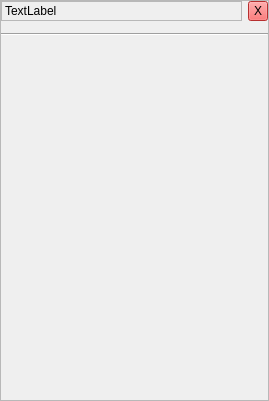
<?xml version="1.0" encoding="UTF-8"?>
<ui version="4.0">
 <class>ContentPanelClass</class>
 <widget class="QFrame" name="ContentPanelClass">
  <property name="geometry">
   <rect>
    <x>0</x>
    <y>0</y>
    <width>269</width>
    <height>401</height>
   </rect>
  </property>
  <property name="windowTitle">
   <string>Frame</string>
  </property>
  <property name="frameShape">
   <enum>QFrame::StyledPanel</enum>
  </property>
  <property name="frameShadow">
   <enum>QFrame::Raised</enum>
  </property>
  <layout class="QVBoxLayout" name="verticalLayout_2">
   <property name="margin">
    <number>0</number>
   </property>
   <item>
    <layout class="QHBoxLayout" name="headerLayout">
     <item>
      <widget class="QLabel" name="titleLabel">
       <property name="frameShape">
        <enum>QFrame::StyledPanel</enum>
       </property>
       <property name="frameShadow">
        <enum>QFrame::Plain</enum>
       </property>
       <property name="text">
        <string>TextLabel</string>
       </property>
      </widget>
     </item>
     <item>
      <widget class="QToolButton" name="closeButton">
       <property name="maximumSize">
        <size>
         <width>20</width>
         <height>20</height>
        </size>
       </property>
       <property name="palette">
        <palette>
         <active>
          <colorrole role="WindowText">
           <brush brushstyle="SolidPattern">
            <color alpha="255">
             <red>0</red>
             <green>0</green>
             <blue>0</blue>
            </color>
           </brush>
          </colorrole>
          <colorrole role="Button">
           <brush brushstyle="SolidPattern">
            <color alpha="255">
             <red>255</red>
             <green>66</green>
             <blue>66</blue>
            </color>
           </brush>
          </colorrole>
          <colorrole role="Light">
           <brush brushstyle="SolidPattern">
            <color alpha="255">
             <red>255</red>
             <green>194</green>
             <blue>194</blue>
            </color>
           </brush>
          </colorrole>
          <colorrole role="Midlight">
           <brush brushstyle="SolidPattern">
            <color alpha="255">
             <red>255</red>
             <green>130</green>
             <blue>130</blue>
            </color>
           </brush>
          </colorrole>
          <colorrole role="Dark">
           <brush brushstyle="SolidPattern">
            <color alpha="255">
             <red>127</red>
             <green>33</green>
             <blue>33</blue>
            </color>
           </brush>
          </colorrole>
          <colorrole role="Mid">
           <brush brushstyle="SolidPattern">
            <color alpha="255">
             <red>170</red>
             <green>44</green>
             <blue>44</blue>
            </color>
           </brush>
          </colorrole>
          <colorrole role="Text">
           <brush brushstyle="SolidPattern">
            <color alpha="255">
             <red>0</red>
             <green>0</green>
             <blue>0</blue>
            </color>
           </brush>
          </colorrole>
          <colorrole role="BrightText">
           <brush brushstyle="SolidPattern">
            <color alpha="255">
             <red>255</red>
             <green>255</green>
             <blue>255</blue>
            </color>
           </brush>
          </colorrole>
          <colorrole role="ButtonText">
           <brush brushstyle="SolidPattern">
            <color alpha="255">
             <red>0</red>
             <green>0</green>
             <blue>0</blue>
            </color>
           </brush>
          </colorrole>
          <colorrole role="Base">
           <brush brushstyle="SolidPattern">
            <color alpha="255">
             <red>255</red>
             <green>255</green>
             <blue>255</blue>
            </color>
           </brush>
          </colorrole>
          <colorrole role="Window">
           <brush brushstyle="SolidPattern">
            <color alpha="255">
             <red>255</red>
             <green>66</green>
             <blue>66</blue>
            </color>
           </brush>
          </colorrole>
          <colorrole role="Shadow">
           <brush brushstyle="SolidPattern">
            <color alpha="255">
             <red>0</red>
             <green>0</green>
             <blue>0</blue>
            </color>
           </brush>
          </colorrole>
          <colorrole role="AlternateBase">
           <brush brushstyle="SolidPattern">
            <color alpha="255">
             <red>255</red>
             <green>160</green>
             <blue>160</blue>
            </color>
           </brush>
          </colorrole>
          <colorrole role="ToolTipBase">
           <brush brushstyle="SolidPattern">
            <color alpha="255">
             <red>255</red>
             <green>255</green>
             <blue>220</blue>
            </color>
           </brush>
          </colorrole>
          <colorrole role="ToolTipText">
           <brush brushstyle="SolidPattern">
            <color alpha="255">
             <red>0</red>
             <green>0</green>
             <blue>0</blue>
            </color>
           </brush>
          </colorrole>
         </active>
         <inactive>
          <colorrole role="WindowText">
           <brush brushstyle="SolidPattern">
            <color alpha="255">
             <red>0</red>
             <green>0</green>
             <blue>0</blue>
            </color>
           </brush>
          </colorrole>
          <colorrole role="Button">
           <brush brushstyle="SolidPattern">
            <color alpha="255">
             <red>255</red>
             <green>66</green>
             <blue>66</blue>
            </color>
           </brush>
          </colorrole>
          <colorrole role="Light">
           <brush brushstyle="SolidPattern">
            <color alpha="255">
             <red>255</red>
             <green>194</green>
             <blue>194</blue>
            </color>
           </brush>
          </colorrole>
          <colorrole role="Midlight">
           <brush brushstyle="SolidPattern">
            <color alpha="255">
             <red>255</red>
             <green>130</green>
             <blue>130</blue>
            </color>
           </brush>
          </colorrole>
          <colorrole role="Dark">
           <brush brushstyle="SolidPattern">
            <color alpha="255">
             <red>127</red>
             <green>33</green>
             <blue>33</blue>
            </color>
           </brush>
          </colorrole>
          <colorrole role="Mid">
           <brush brushstyle="SolidPattern">
            <color alpha="255">
             <red>170</red>
             <green>44</green>
             <blue>44</blue>
            </color>
           </brush>
          </colorrole>
          <colorrole role="Text">
           <brush brushstyle="SolidPattern">
            <color alpha="255">
             <red>0</red>
             <green>0</green>
             <blue>0</blue>
            </color>
           </brush>
          </colorrole>
          <colorrole role="BrightText">
           <brush brushstyle="SolidPattern">
            <color alpha="255">
             <red>255</red>
             <green>255</green>
             <blue>255</blue>
            </color>
           </brush>
          </colorrole>
          <colorrole role="ButtonText">
           <brush brushstyle="SolidPattern">
            <color alpha="255">
             <red>0</red>
             <green>0</green>
             <blue>0</blue>
            </color>
           </brush>
          </colorrole>
          <colorrole role="Base">
           <brush brushstyle="SolidPattern">
            <color alpha="255">
             <red>255</red>
             <green>255</green>
             <blue>255</blue>
            </color>
           </brush>
          </colorrole>
          <colorrole role="Window">
           <brush brushstyle="SolidPattern">
            <color alpha="255">
             <red>255</red>
             <green>66</green>
             <blue>66</blue>
            </color>
           </brush>
          </colorrole>
          <colorrole role="Shadow">
           <brush brushstyle="SolidPattern">
            <color alpha="255">
             <red>0</red>
             <green>0</green>
             <blue>0</blue>
            </color>
           </brush>
          </colorrole>
          <colorrole role="AlternateBase">
           <brush brushstyle="SolidPattern">
            <color alpha="255">
             <red>255</red>
             <green>160</green>
             <blue>160</blue>
            </color>
           </brush>
          </colorrole>
          <colorrole role="ToolTipBase">
           <brush brushstyle="SolidPattern">
            <color alpha="255">
             <red>255</red>
             <green>255</green>
             <blue>220</blue>
            </color>
           </brush>
          </colorrole>
          <colorrole role="ToolTipText">
           <brush brushstyle="SolidPattern">
            <color alpha="255">
             <red>0</red>
             <green>0</green>
             <blue>0</blue>
            </color>
           </brush>
          </colorrole>
         </inactive>
         <disabled>
          <colorrole role="WindowText">
           <brush brushstyle="SolidPattern">
            <color alpha="255">
             <red>127</red>
             <green>33</green>
             <blue>33</blue>
            </color>
           </brush>
          </colorrole>
          <colorrole role="Button">
           <brush brushstyle="SolidPattern">
            <color alpha="255">
             <red>255</red>
             <green>66</green>
             <blue>66</blue>
            </color>
           </brush>
          </colorrole>
          <colorrole role="Light">
           <brush brushstyle="SolidPattern">
            <color alpha="255">
             <red>255</red>
             <green>194</green>
             <blue>194</blue>
            </color>
           </brush>
          </colorrole>
          <colorrole role="Midlight">
           <brush brushstyle="SolidPattern">
            <color alpha="255">
             <red>255</red>
             <green>130</green>
             <blue>130</blue>
            </color>
           </brush>
          </colorrole>
          <colorrole role="Dark">
           <brush brushstyle="SolidPattern">
            <color alpha="255">
             <red>127</red>
             <green>33</green>
             <blue>33</blue>
            </color>
           </brush>
          </colorrole>
          <colorrole role="Mid">
           <brush brushstyle="SolidPattern">
            <color alpha="255">
             <red>170</red>
             <green>44</green>
             <blue>44</blue>
            </color>
           </brush>
          </colorrole>
          <colorrole role="Text">
           <brush brushstyle="SolidPattern">
            <color alpha="255">
             <red>127</red>
             <green>33</green>
             <blue>33</blue>
            </color>
           </brush>
          </colorrole>
          <colorrole role="BrightText">
           <brush brushstyle="SolidPattern">
            <color alpha="255">
             <red>255</red>
             <green>255</green>
             <blue>255</blue>
            </color>
           </brush>
          </colorrole>
          <colorrole role="ButtonText">
           <brush brushstyle="SolidPattern">
            <color alpha="255">
             <red>127</red>
             <green>33</green>
             <blue>33</blue>
            </color>
           </brush>
          </colorrole>
          <colorrole role="Base">
           <brush brushstyle="SolidPattern">
            <color alpha="255">
             <red>255</red>
             <green>66</green>
             <blue>66</blue>
            </color>
           </brush>
          </colorrole>
          <colorrole role="Window">
           <brush brushstyle="SolidPattern">
            <color alpha="255">
             <red>255</red>
             <green>66</green>
             <blue>66</blue>
            </color>
           </brush>
          </colorrole>
          <colorrole role="Shadow">
           <brush brushstyle="SolidPattern">
            <color alpha="255">
             <red>0</red>
             <green>0</green>
             <blue>0</blue>
            </color>
           </brush>
          </colorrole>
          <colorrole role="AlternateBase">
           <brush brushstyle="SolidPattern">
            <color alpha="255">
             <red>255</red>
             <green>66</green>
             <blue>66</blue>
            </color>
           </brush>
          </colorrole>
          <colorrole role="ToolTipBase">
           <brush brushstyle="SolidPattern">
            <color alpha="255">
             <red>255</red>
             <green>255</green>
             <blue>220</blue>
            </color>
           </brush>
          </colorrole>
          <colorrole role="ToolTipText">
           <brush brushstyle="SolidPattern">
            <color alpha="255">
             <red>0</red>
             <green>0</green>
             <blue>0</blue>
            </color>
           </brush>
          </colorrole>
         </disabled>
        </palette>
       </property>
       <property name="text">
        <string>X</string>
       </property>
      </widget>
     </item>
    </layout>
   </item>
   <item>
    <widget class="QWidget" name="panelWidget" native="true"/>
   </item>
   <item>
    <widget class="Line" name="line">
     <property name="orientation">
      <enum>Qt::Horizontal</enum>
     </property>
    </widget>
   </item>
   <item>
    <widget class="QScrollArea" name="scrollArea">
     <property name="frameShape">
      <enum>QFrame::NoFrame</enum>
     </property>
     <property name="widgetResizable">
      <bool>true</bool>
     </property>
     <widget class="QWidget" name="contentScrollArea">
      <property name="geometry">
       <rect>
        <x>0</x>
        <y>0</y>
        <width>265</width>
        <height>342</height>
       </rect>
      </property>
      <layout class="QVBoxLayout" name="verticalLayout">
       <item>
        <layout class="QVBoxLayout" name="contentLayout"/>
       </item>
      </layout>
     </widget>
    </widget>
   </item>
  </layout>
 </widget>
 <resources/>
 <connections/>
</ui>
